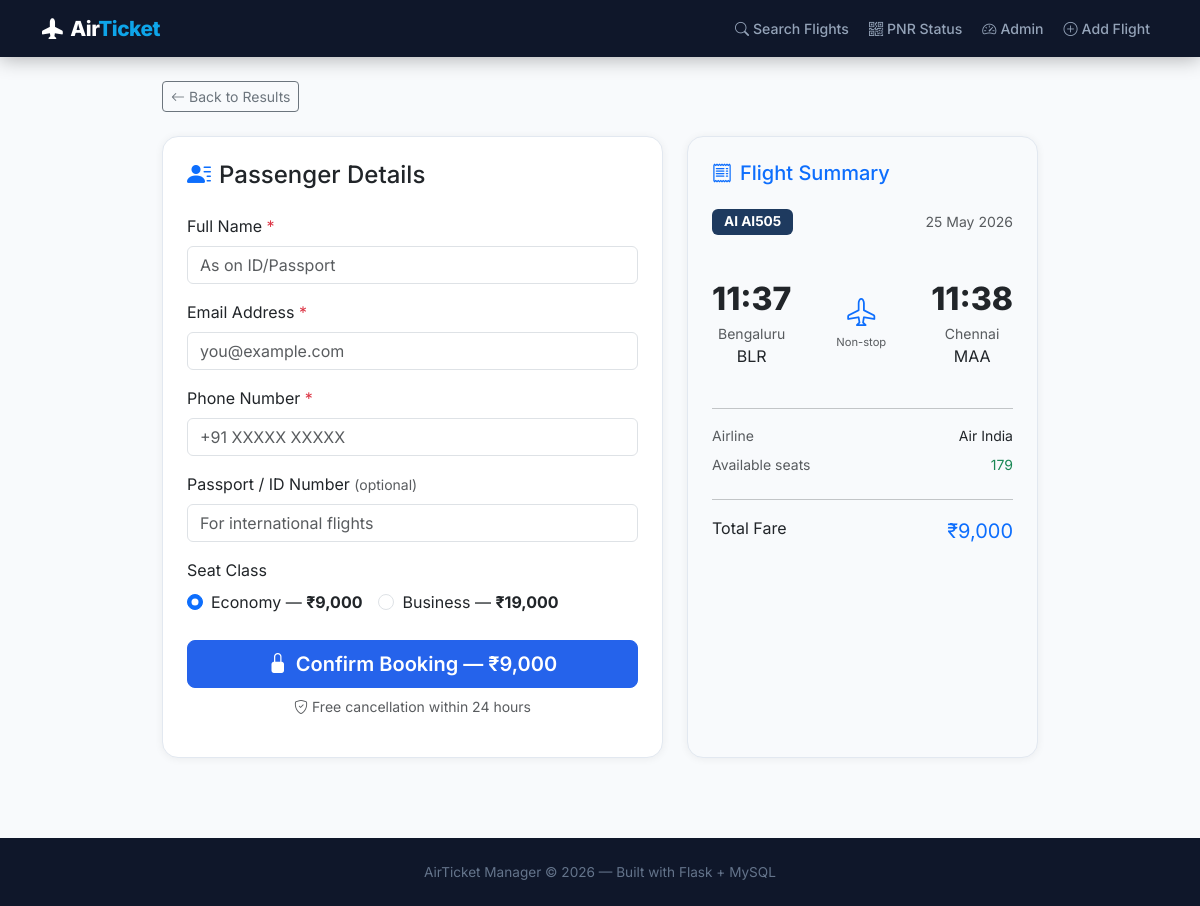
Screenshot of /book/1 with the database file from the repository.
### tables this page shows
CREATE TABLE flights (
    id INTEGER PRIMARY KEY AUTOINCREMENT,
    flight_number TEXT NOT NULL,
    airline_id INTEGER NOT NULL,
    origin_id INTEGER NOT NULL,
    destination_id INTEGER NOT NULL,
    departure_time TEXT NOT NULL,
    arrival_time TEXT NOT NULL,
    total_seats INTEGER NOT NULL DEFAULT 180,
    available_seats INTEGER NOT NULL DEFAULT 180,
    price_economy REAL NOT NULL,
    price_business REAL NOT NULL,
    status TEXT DEFAULT 'scheduled',

    FOREIGN KEY (airline_id) REFERENCES airlines(id),
    FOREIGN KEY (origin_id) REFERENCES airports(id),
    FOREIGN KEY (destination_id) REFERENCES airports(id)
);

CREATE TABLE airlines (
    id INTEGER PRIMARY KEY AUTOINCREMENT,
    code TEXT NOT NULL UNIQUE,
    name TEXT NOT NULL,
    country TEXT NOT NULL
);

CREATE TABLE airports (
    id INTEGER PRIMARY KEY AUTOINCREMENT,
    iata_code TEXT NOT NULL UNIQUE,
    name TEXT NOT NULL,
    city TEXT NOT NULL,
    country TEXT NOT NULL
);

### app.py (the view, shortened to what this page needs)
@app.route("/book/<int:flight_id>", methods=["GET", "POST"])
def book(flight_id):
    sql = """
        SELECT f.*, al.name AS airline_name, al.code AS airline_code,
               orig.iata_code AS origin_code, orig.city AS origin_city,
               dest.iata_code AS dest_code, dest.city AS dest_city,
               f.price_economy, f.price_business
        FROM flights f
        JOIN airlines al   ON f.airline_id      = al.id
        JOIN airports orig ON f.origin_id        = orig.id
        JOIN airports dest ON f.destination_id   = dest.id
        WHERE f.id = ?
    """
    flight = query(sql, (flight_id,), fetchone=True)
    if not flight:
        flash("Flight not found.", "danger")
        return redirect(url_for("index"))
    seat_class = request.args.get("seat_class", "economy")
    price = float(flight["price_economy"] if seat_class == "economy" else flight["price_business"])
    return render_template("book.html", flight=flight, seat_class=seat_class, price=price)

### app.py (called while the page is built)
def parse_datetime(value):
    if not value or isinstance(value, datetime):
        return value
    for fmt in ("%Y-%m-%d %H:%M", "%Y-%m-%d %H:%M:%S", "%Y-%m-%dT%H:%M"):
        try:
            return datetime.strptime(value, fmt)
        except ValueError:
            pass
    return value

def row_to_dict(row):
    if row is None:
        return None
    data = dict(row)
    for field in ("departure_time", "arrival_time", "booked_at", "created_at"):
        if field in data:
            data[field] = parse_datetime(data[field])
    return data

def query(sql, params=(), fetchone=False, fetchall=False, commit=False):
    conn = sqlite3.connect(DB_PATH)
    conn.row_factory = sqlite3.Row
    try:
        cur = conn.cursor()
        cur.execute(sql, params)
        if commit:
            conn.commit()
            return cur.lastrowid
        if fetchone:
            return row_to_dict(cur.fetchone())
        if fetchall:
            return [row_to_dict(row) for row in cur.fetchall()]
        return None
    finally:
        conn.close()

### templates/book.html (shortened to what this page needs)
{% extends "base.html" %}
{% block content %}
<div class="container mt-4" style="max-width:900px;">
  <a href="javascript:history.back()" class="btn btn-outline-secondary btn-sm mb-4">
    <i class="bi bi-arrow-left me-1"></i>Back to Results
  </a>
  <div class="row g-4">
    <div class="col-md-7">
      <div class="card p-4">
        <h4 class="fw-800 mb-4"><i class="bi bi-person-lines-fill me-2 text-primary"></i>Passenger Details</h4>
        <form method="POST">
          <div class="mb-3">
            <label class="form-label fw-600">Full Name <span class="text-danger">*</span></label>
            <input type="text" name="full_name" class="form-control" placeholder="As on ID/Passport" required>
          </div>
          <div class="mb-3">
            <label class="form-label fw-600">Email Address <span class="text-danger">*</span></label>
            <input type="email" name="email" class="form-control" placeholder="you@example.com" required>
          </div>
          <div class="mb-3">
            <label class="form-label fw-600">Phone Number <span class="text-danger">*</span></label>
            <input type="tel" name="phone" class="form-control" placeholder="+91 XXXXX XXXXX" required>
          </div>
          <div class="mb-3">
            <label class="form-label fw-600">Passport / ID Number <span class="text-muted small">(optional)</span></label>
            <input type="text" name="passport_no" class="form-control" placeholder="For international flights">
          </div>
          <div class="mb-4">
            <label class="form-label fw-600">Seat Class</label>
            <div class="d-flex gap-3">
              <div class="form-check">
                <input class="form-check-input" type="radio" name="seat_class" id="eco" value="economy"
                       {% if seat_class == 'economy' %}checked{% endif %} onchange="updatePrice(this.value)">
                <label class="form-check-label" for="eco">
                  Economy &mdash; <strong>₹{{ "{:,.0f}".format(flight.price_economy) }}</strong>
                </label>
              </div>
              <div class="form-check">
                <input class="form-check-input" type="radio" name="seat_class" id="biz" value="business"
                       {% if seat_class == 'business' %}checked{% endif %} onchange="updatePrice(this.value)">
                <label class="form-check-label" for="biz">
                  Business &mdash; <strong>₹{{ "{:,.0f}".format(flight.price_business) }}</strong>
                </label>
              </div>
            </div>
          </div>
          <button type="submit" class="btn btn-primary btn-lg w-100 fw-700">
            <i class="bi bi-lock-fill me-2"></i>Confirm Booking &mdash; ₹<span id="total">{{ "{:,.0f}".format(price) }}</span>
          </button>
          <p class="text-muted text-center small mt-2">
            <i class="bi bi-shield-check me-1"></i>Free cancellation within 24 hours
          </p>
        </form>
      </div>
    </div>
    <div class="col-md-5">
      <div class="card p-4 h-100" style="background:#f8fafc;">
        <h5 class="fw-800 mb-4 text-primary"><i class="bi bi-receipt me-2"></i>Flight Summary</h5>
        <div class="d-flex justify-content-between align-items-center mb-3">
          <span class="badge" style="background:#1e3a5f;color:white;font-size:0.85rem;padding:6px 12px;">
            {{ flight.airline_code }} {{ flight.flight_number }}
          </span>
          <span class="text-muted small">{{ flight.departure_time.strftime('%d %b %Y') }}</span>
        </div>
        <div class="text-center my-4">
          <div class="d-flex justify-content-between align-items-center">
            <div>
              <div style="font-size:2rem;font-weight:800;">{{ flight.departure_time.strftime('%H:%M') }}</div>
              <div class="text-muted small">{{ flight.origin_city }}</div>
              <div class="fw-700">{{ flight.origin_code }}</div>
            </div>
            <div class="text-center px-3">
              <i class="bi bi-airplane text-primary fs-3"></i>
              <div class="text-muted" style="font-size:0.7rem;white-space:nowrap;">Non-stop</div>
            </div>
            <div>
              <div style="font-size:2rem;font-weight:800;">{{ flight.arrival_time.strftime('%H:%M') }}</div>
              <div class="text-muted small">{{ flight.dest_city }}</div>
              <div class="fw-700">{{ flight.dest_code }}</div>
            </div>
          </div>
        </div>
        <hr>
        <div class="d-flex justify-content-between small mb-2">
          <span class="text-muted">Airline</span>
          <span class="fw-600">{{ flight.airline_name }}</span>
        </div>
        <div class="d-flex justify-content-between small mb-2">
          <span class="text-muted">Available seats</span>
          <span class="fw-600 {% if flight.available_seats < 20 %}text-danger{% else %}text-success{% endif %}">
            {{ flight.available_seats }}
          </span>
        </div>
        <hr>
        <div class="d-flex justify-content-between">
          <span class="fw-700">Total Fare</span>
          <span class="fw-800 text-primary fs-5">₹<span id="summary-total">{{ "{:,.0f}".format(price) }}</span></span>
        </div>
      </div>
    </div>
  </div>
</div>
{% endblock %}

### templates/base.html (style rules this page uses)
* { font-family: 'Inter', sans-serif; }
:root { --primary: #2563eb; --primary-dark: #1d4ed8; --accent: #0ea5e9; --dark: #0f172a; --surface: #f8fafc; --card: #ffffff; }
body { background: var(--surface); color: #1e293b; }
.card { border: 1px solid #e2e8f0; border-radius: 16px; box-shadow: 0 1px 8px rgba(0,0,0,0.06); }
.btn-primary { background: var(--primary); border-color: var(--primary); font-weight: 600; }

### rows the page displays
flights: price_economy "9,000", price_business "19,000", flight_number "AI505", available_seats "179"
airlines: airline_code "AI", airline_name "Air India"
airports: origin_city "Bengaluru", origin_code "BLR"
airports: dest_city "Chennai", dest_code "MAA"

### other values shown
{{ flight.departure_time.strftime('%d %b %Y') }} "25 May 2026"
{{ flight.departure_time.strftime('%H:%M') }} "11:37"
{{ flight.arrival_time.strftime('%H:%M') }} "11:38"
